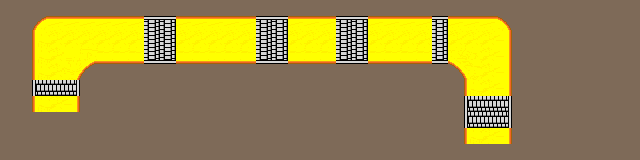

This game map was drawn from its Tiled (.tmx) file and the tilesets committed beside it. A one-line description and the full map source follow:
An orthogonal 40x10 tile map with 16x16 px tiles, 2 tile layers (Tile Layer 2, Tile Layer 1), 3 tilesets.

<map version="1.10" tiledversion="1.10.2" orientation="orthogonal" renderorder="right-down" width="40" height="10" tilewidth="16" tileheight="16" infinite="0" nextlayerid="3" nextobjectid="1">
 <tileset firstgid="1" source="terrain_tilesets.tsx" />
 <tileset firstgid="289" source="dirt cutout.tsx" />
 <tileset firstgid="343" source="interior tileset 1.tsx" />
 <layer id="2" name="Tile Layer 2" width="40" height="10">
  <data encoding="csv">
309,309,309,309,309,309,309,309,309,309,309,309,309,309,309,309,309,309,309,309,309,309,309,309,309,309,309,309,309,309,309,309,309,309,309,309,309,309,309,309,
309,309,309,309,309,309,309,309,309,309,309,309,309,309,309,309,309,309,309,309,309,309,309,309,309,309,309,309,309,309,309,309,309,309,309,309,309,309,309,309,
309,309,309,309,309,309,309,309,309,309,309,309,309,309,309,309,309,309,309,309,309,309,309,309,309,309,309,309,309,309,309,309,309,309,309,309,309,309,309,309,
309,309,309,309,309,309,309,309,309,309,309,309,309,309,309,309,309,309,309,309,309,309,309,309,309,309,309,309,309,309,309,309,309,309,309,309,309,309,309,309,
309,309,309,309,309,309,309,309,309,309,309,309,309,309,309,309,309,309,309,309,309,309,309,309,309,309,309,309,309,309,309,309,309,309,309,309,309,309,309,309,
309,309,309,309,309,309,309,309,309,309,309,309,309,309,309,309,309,309,309,309,309,309,309,309,309,309,309,309,309,309,309,309,309,309,309,309,309,309,309,309,
309,309,309,309,309,309,309,309,309,309,309,309,309,309,309,309,309,309,309,309,309,309,309,309,309,309,309,309,309,309,309,309,309,309,309,309,309,309,309,309,
309,309,309,309,309,309,309,309,309,309,309,309,309,309,309,309,309,309,309,309,309,309,309,309,309,309,309,309,309,309,309,309,309,309,309,309,309,309,309,309,
309,309,309,309,309,309,309,309,309,309,309,309,309,309,309,309,309,309,309,309,309,309,309,309,309,309,309,309,309,309,309,309,309,309,309,309,309,309,309,309,
309,309,309,309,309,309,309,309,309,309,309,309,309,309,309,309,309,309,309,309,309,309,309,309,309,309,309,309,309,309,309,309,309,309,309,309,309,309,309,309
</data>
 </layer>
 <layer id="1" name="Tile Layer 1" width="40" height="10">
  <data encoding="csv">
309,309,309,309,309,309,309,309,309,309,309,309,309,309,309,309,309,309,309,309,309,309,309,309,309,309,309,309,309,309,309,309,309,309,309,309,309,309,309,309,
309,309,182,184,184,184,184,184,184,1610613147,1610613147,184,184,184,184,184,1610613147,1610613147,184,184,184,1610613147,1610613147,184,184,184,184,1610613147,184,184,184,185,309,309,309,309,309,309,309,309,
309,309,194,196,196,196,196,196,196,1610613146,1610613146,196,196,196,196,196,1610613146,1610613146,196,196,196,1610613146,1610613146,196,196,196,196,1610613146,196,196,196,197,309,309,309,309,309,309,309,309,
309,309,194,196,241,242,220,220,220,1610613145,1610613145,220,220,220,220,220,1610613145,1610613145,220,220,220,1610613145,1610613145,220,220,220,220,1610613145,243,244,196,197,309,309,309,309,309,309,309,309,
309,309,194,196,253,254,309,309,309,309,309,309,309,309,309,309,309,309,309,309,309,309,309,309,309,309,309,309,255,256,196,197,309,309,309,309,309,309,309,309,
309,309,409,410,411,309,309,309,309,309,309,309,309,309,309,309,309,309,309,309,309,309,309,309,309,309,309,309,309,194,196,197,309,309,309,309,309,309,309,309,
309,309,194,196,197,309,309,309,309,309,309,309,309,309,309,309,309,309,309,309,309,309,309,309,309,309,309,309,309,409,410,411,309,309,309,309,309,309,309,309,
309,309,309,309,309,309,309,309,309,309,309,309,309,309,309,309,309,309,309,309,309,309,309,309,309,309,309,309,309,409,410,411,309,309,309,309,309,309,309,309,
309,309,309,309,309,309,309,309,309,309,309,309,309,309,309,309,309,309,309,309,309,309,309,309,309,309,309,309,309,194,196,197,309,309,309,309,309,309,309,309,
309,309,309,309,309,309,309,309,309,309,309,309,309,309,309,309,309,309,309,309,309,309,309,309,309,309,309,309,309,309,309,309,309,309,309,309,309,309,309,309
</data>
 </layer>
</map>
